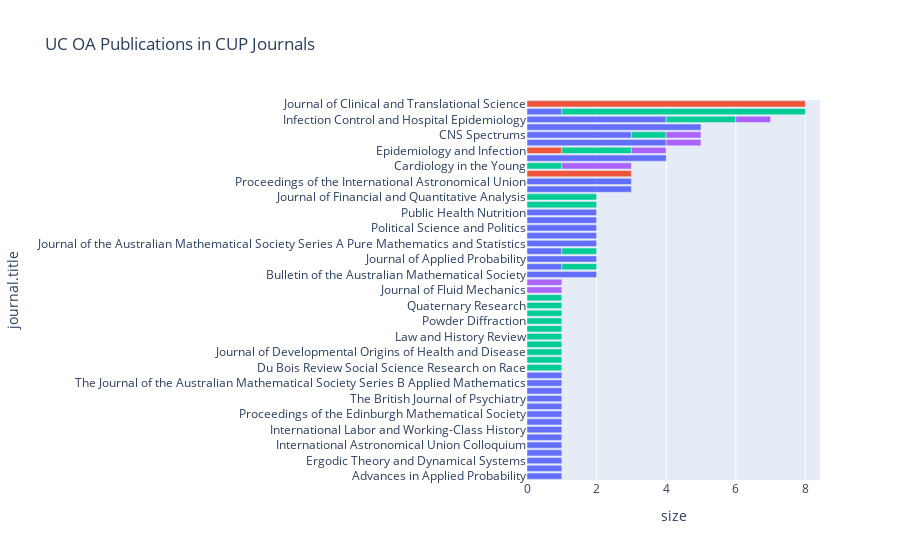

The notebook cell this image was saved under:
### Markdown cell above
## Run the below box to see the OA publications by Journal Title, colored by OA Type. Only OA publications

Hover over the colored stacks to see the number of type of publication (only OA) per journal. Hovering also shows the journal title. You can select ranges by dragging over an area. Double click to go back to default view.

### Code cell
oa_stacked = oa_df.groupby(["oa_status","journal.title"],as_index=False).size()

fig = px.bar(oa_stacked, x="size", y="journal.title", color="oa_status", 
             orientation="h", title="UC OA Publications in CUP Journals")
fig.update_layout(showlegend=False, yaxis={'categoryorder':'total ascending'})

fig.show()

### Figure 1 — Plotly figure (JSON) as saved in the notebook; plotly's stock layout.template omitted (floating-point values rounded to 4 significant figures)
{"data": [{"alignmentgroup": "True", "hovertemplate": "oa_status=bronze<br>size=%{x}<br>journal.title=%{y}<extra></extra>", "legendgroup": "bronze", "marker": {"color": "#636efa", "pattern": {"shape": ""}}, "name": "bronze", "offsetgroup": "bronze", "orientation": "h", "showlegend": true, "textposition": "auto", "type": "bar", "x": [1, 1, 4, 2, 3, 3, 1, 1, 1, 4, 1, 1, 1, 2, 1, 2, 1, 2, 5, 2, 4, 2, 1, 1, 3, 2, 1, 1, 1, 1, 1], "xaxis": "x", "y": ["Advances in Applied Probability", "Advances in Archaeological Practice", "British Journal Of Nutrition", "Bulletin of the Australian Mathematical Society", "CNS Spectrums", "Canadian Journal of Neurological Sciences / Journal Canadien des Sciences Neurologiques", "Disaster Medicine and Public Health Preparedness", "Ergodic Theory and Dynamical Systems", "European Journal of Applied Mathematics", "Infection Control and Hospital Epidemiology", "International Astronomical Union Colloquium", "International Journal Middle East Studies", "International Labor and Working-Class History", "Journal of Applied Probability", "Journal of Paleontology", "Journal of the Australian Mathematical Society Series A Pure Mathematics and Statistics", "Journal of the International Neuropsychological Society", "Microscopy Today", "Microscopy and Microanalysis", "Political Science and Politics", "Prehospital and Disaster Medicine", "Proceedings of The Nutrition Society", "Proceedings of the ASIL Annual Meeting", "Proceedings of the Edinburgh Mathematical Society", "Proceedings of the International Astronomical Union", "Public Health Nutrition", "Review of International Studies", "The British Journal of Psychiatry", "The Journal of Asian Studies", "The Journal of the Australian Mathematical Society Series B Applied Mathematics", "Twin Research and Human Genetics"], "yaxis": "y"}, {"alignmentgroup": "True", "hovertemplate": "oa_status=gold<br>size=%{x}<br>journal.title=%{y}<extra></extra>", "legendgroup": "gold", "marker": {"color": "#EF553B", "pattern": {"shape": ""}}, "name": "gold", "offsetgroup": "gold", "orientation": "h", "showlegend": true, "textposition": "auto", "type": "bar", "x": [1, 8, 3], "xaxis": "x", "y": ["Epidemiology and Infection", "Journal of Clinical and Translational Science", "Symposium - International Astronomical Union"], "yaxis": "y"}, {"alignmentgroup": "True", "hovertemplate": "oa_status=green<br>size=%{x}<br>journal.title=%{y}<extra></extra>", "legendgroup": "green", "marker": {"color": "#00cc96", "pattern": {"shape": ""}}, "name": "green", "offsetgroup": "green", "orientation": "h", "showlegend": true, "textposition": "auto", "type": "bar", "x": [1, 1, 2, 1, 1, 1, 2, 2, 1, 2, 1, 1, 7, 1, 1, 1, 1, 1, 1], "xaxis": "x", "y": ["CNS Spectrums", "Cardiology in the Young", "Development and Psychopathology", "Disaster Medicine and Public Health Preparedness", "Du Bois Review Social Science Research on Race", "Environmental Conservation", "Epidemiology and Infection", "Infection Control and Hospital Epidemiology", "Journal of Developmental Origins of Health and Disease", "Journal of Financial and Quantitative Analysis", "Journal of Paleontology", "Journal of the American Philosophical Association", "Journal of the International Neuropsychological Society", "Law and History Review", "Parasitology", "Powder Diffraction", "Psychological Medicine", "Quaternary Research", "Radiocarbon"], "yaxis": "y"}, {"alignmentgroup": "True", "hovertemplate": "oa_status=hybrid<br>size=%{x}<br>journal.title=%{y}<extra></extra>", "legendgroup": "hybrid", "marker": {"color": "#ab63fa", "pattern": {"shape": ""}}, "name": "hybrid", "offsetgroup": "hybrid", "orientation": "h", "showlegend": true, "textposition": "auto", "type": "bar", "x": [1, 1, 2, 1, 1, 1, 1], "xaxis": "x", "y": ["British Journal Of Nutrition", "CNS Spectrums", "Cardiology in the Young", "Epidemiology and Infection", "Infection Control and Hospital Epidemiology", "Journal of Fluid Mechanics", "Paleobiology"], "yaxis": "y"}], "layout": {"barmode": "relative", "legend": {"title": {"text": "oa_status"}, "tracegroupgap": 0}, "showlegend": false, "title": {"text": "UC OA Publications in CUP Journals"}, "xaxis": {"anchor": "y", "domain": [0, 1], "title": {"text": "size"}}, "yaxis": {"anchor": "x", "categoryorder": "total ascending", "domain": [0, 1], "title": {"text": "journal.title"}}}}
